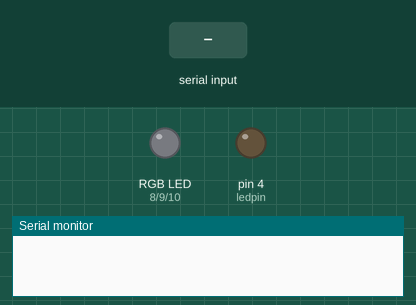
Recording of a sketch running on a simulated Arduino Uno, built with avr-gcc and run on an emulated ATmega328P. Parts: an RGB LED mixed from three pins (HIGH = lit), output pins drawn as LEDs (lit = HIGH), the last lines printed to the serial monitor. Inputs (shaded band) come from the test bench. Dim RGB values are drawn brighter than linear.

Above: at 1.2 s.
1.3 s: "q" received over Serial
At 2.0 s:
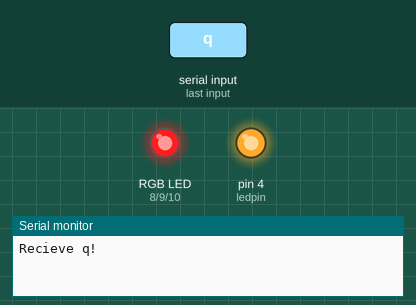
3.0 s: "w" received over Serial
4.5 s: "1" received over Serial
6.0 s: "0" received over Serial
At 7.2 s:
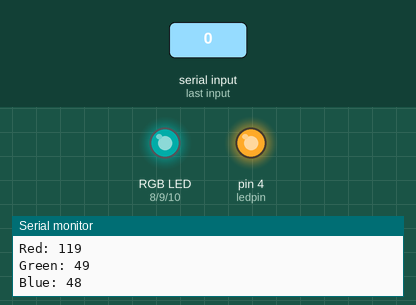
7.5 s: "w" received over Serial
At 8.6 s:
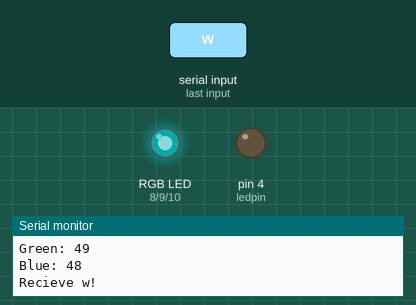
Timing chart, 0 to 10.0 s (numbered marks = the images above; inputs shaded):
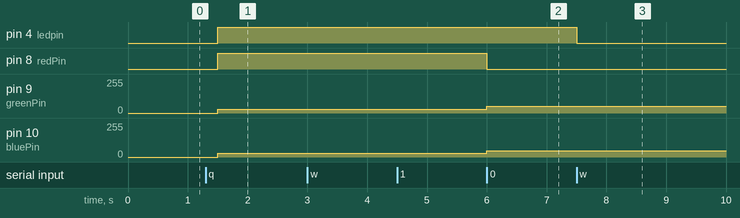

Measured:
- after the input at 1.3 s, pin 4 (ledpin), pin 8 (redPin): LOW → HIGH after 0.20 s; pin 9 (greenPin), pin 10 (bluePin): 0/255 → 30/255 after 0.20 s
- after the input at 6.0 s, pin 8 (redPin): HIGH → LOW at once; pin 9 (greenPin): 30/255 → 49/255 at once; pin 10 (bluePin): 30/255 → 48/255 at once
- after the input at 7.5 s, pin 4 (ledpin): HIGH → LOW at once

The sketch:

BuleTooth.ino
```cpp
char val;
int ledpin = 4;
const int init_frequency = 9600;


int redPin = 8;
int greenPin = 9;
int bluePin = 10;

void setup()
{
  Serial.begin(init_frequency);
  pinMode(ledpin , OUTPUT);

  pinMode(redPin, OUTPUT);
  pinMode(greenPin, OUTPUT);
  pinMode(bluePin, OUTPUT);
}

void loop()
{
  val = Serial.read();
  if( val == 'q' )
  {

    setColor( 240 , 30 , 30 );
    digitalWrite(ledpin,HIGH);
    Serial.println("Recieve q!");
    int r = readChar();
    Serial.print("Red: ");
    Serial.println(r);
    int g = readChar();
    Serial.print("Green: ");
    Serial.println(g);
    int b = readChar();
    Serial.print("Blue: ");
    Serial.println(b);
    setColor( (int)r , (int)g , (int)b );

  }else if ( val == 'w' )
  {
    digitalWrite(ledpin,LOW);
    Serial.println("Recieve w!");
  }else
  {
    //Serial.print("Recieve ");
    //Serial.println(val);
  }
  delay(500);
}

char readChar()
{
  while( Serial.available() <= 0 )
  {
  }
  return Serial.read();
}

void setColor(int red, int green, int blue)
{
  analogWrite(redPin, (red));
  analogWrite(greenPin, (green));
  analogWrite(bluePin, (blue));
}
```
